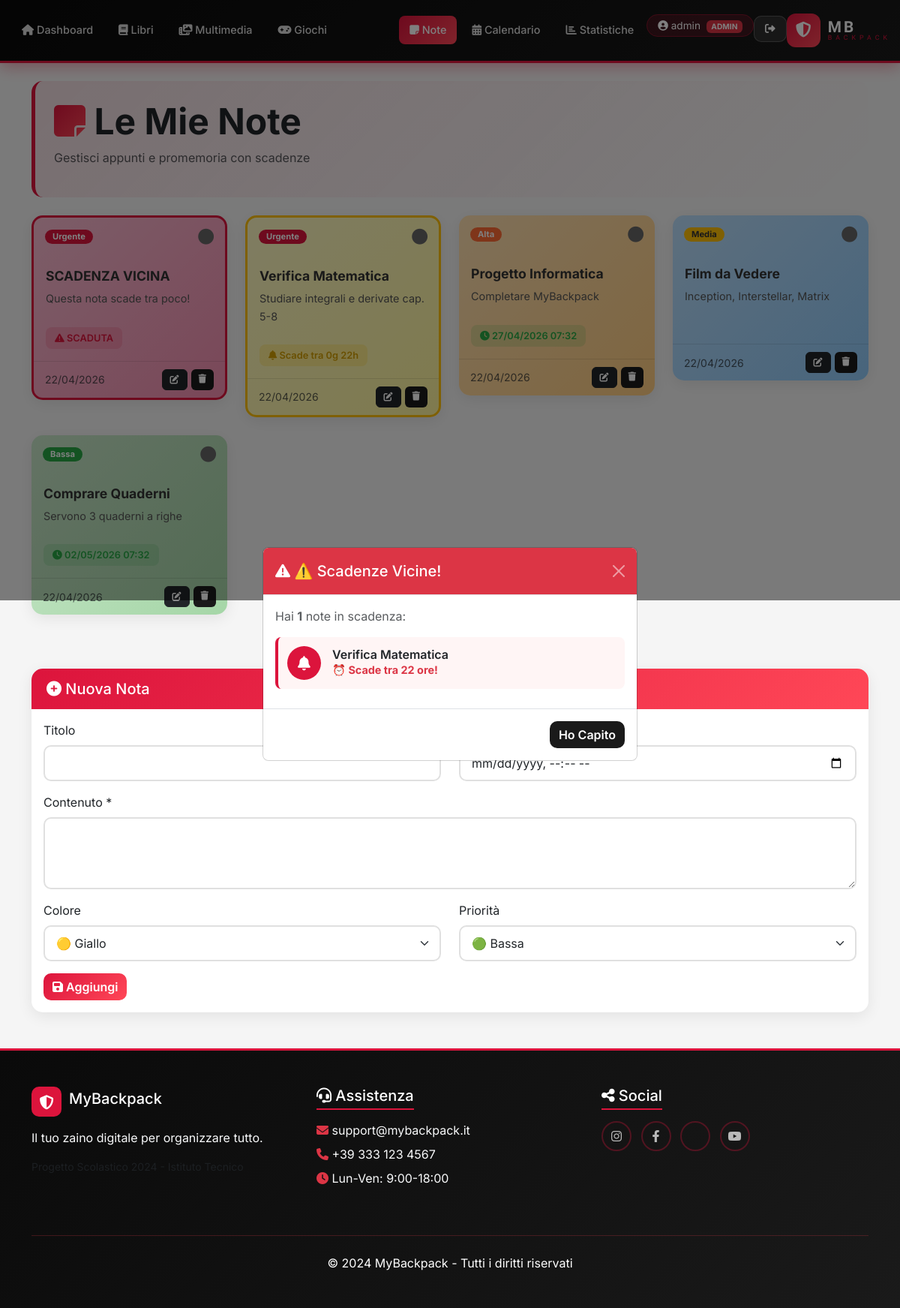
/note.php (signed in), run on the app's committed database.
### tables this page shows
CREATE TABLE utenti (
    id INT AUTO_INCREMENT PRIMARY KEY,
    username VARCHAR(50) UNIQUE NOT NULL,
    email VARCHAR(100) UNIQUE NOT NULL,
    password VARCHAR(255) NOT NULL,
    tipologia ENUM('admin', 'user') DEFAULT 'user',
    data_registrazione TIMESTAMP DEFAULT CURRENT_TIMESTAMP,
    INDEX idx_username (username)
);

CREATE TABLE note (
    id INT AUTO_INCREMENT PRIMARY KEY,
    user_id INT NOT NULL,
    titolo VARCHAR(200),
    contenuto TEXT NOT NULL,
    colore ENUM('yellow','green','blue','pink','orange','purple') DEFAULT 'yellow',
    priorita ENUM('bassa','media','alta','urgente') DEFAULT 'media',
    data_scadenza DATETIME,
    completata BOOLEAN DEFAULT FALSE,
    data_creazione TIMESTAMP DEFAULT CURRENT_TIMESTAMP,
    FOREIGN KEY (user_id) REFERENCES utenti(id) ON DELETE CASCADE,
    INDEX idx_user (user_id)
);

### note.php (the view, shortened to what this page needs)
<?php
include 'includes/header.php';
$db = getDB();
$user_id = $_SESSION['user_id'];
$stmt = $db->prepare("SELECT * FROM note WHERE user_id = ? ORDER BY completata ASC,
    CASE priorita WHEN 'urgente' THEN 1 WHEN 'alta' THEN 2 WHEN 'media' THEN 3 WHEN 'bassa' THEN 4 END,
    data_scadenza ASC");
$stmt->execute([$user_id]);
$note = $stmt->fetchAll();
$stmt = $db->prepare("SELECT * FROM note WHERE user_id = ? AND data_scadenza IS NOT NULL AND data_scadenza BETWEEN NOW() AND DATE_ADD(NOW(), INTERVAL 2 DAY) AND completata = 0");
$stmt->execute([$user_id]);
$note_scadenza = $stmt->fetchAll();
$nota_edit = null;
?>
<?php if(count($note_scadenza) > 0): ?>
<div class="modal fade" id="scadenzaModal" tabindex="-1">
    <div class="modal-dialog modal-dialog-centered">
        <div class="modal-content scadenza-modal">
            <div class="modal-header bg-danger text-white">
                <h5 class="modal-title"><i class="fas fa-exclamation-triangle"></i> ⚠️ Scadenze Vicine!</h5>
                <button type="button" class="btn-close btn-close-white" data-bs-dismiss="modal"></button>
            </div>
            <div class="modal-body">
                <p class="text-muted mb-3">Hai <strong><?php echo count($note_scadenza); ?></strong> note in scadenza:</p>
                <?php foreach($note_scadenza as $ns): ?>
                    <?php
                    $scad = new DateTime($ns['data_scadenza']);
                    $ora = new DateTime();
                    $diff = $ora->diff($scad);
                    $ore_rimaste = ($diff->days * 24) + $diff->h;
                    ?>
                    <div class="scadenza-item">
                        <div class="scadenza-icon">
                            <i class="fas fa-bell"></i>
                        </div>
                        <div class="scadenza-info">
                            <h6><?php echo htmlspecialchars($ns['titolo'] ?: 'Nota senza titolo'); ?></h6>
                            <p class="mb-0">
                                <?php if($ore_rimaste <= 24): ?>
                                    <span class="text-danger fw-bold">⏰ Scade tra <?php echo $ore_rimaste; ?> ore!</span>
                                <?php else: ?>
                                    <span class="text-warning">📅 Scade tra <?php echo $diff->days; ?> giorno/i</span>
                                <?php endif; ?>
                            </p>
                        </div>
                    </div>
                <?php endforeach; ?>
            </div>
            <div class="modal-footer">
                <button type="button" class="btn btn-danger" data-bs-dismiss="modal">Ho Capito</button>
            </div>
        </div>
    </div>
</div>
<?php endif; ?>
<div class="page-header mb-4">
    <h2 class="display-5 fw-bold">
        <i class="fas fa-sticky-note text-gradient"></i> Le Mie Note
    </h2>
    <p class="text-muted">Gestisci appunti e promemoria con scadenze</p>
</div>
<div class="row mb-5">
    <?php if(count($note) > 0): ?>
        <?php foreach($note as $nota): ?>
            <?php
            $scaduta = false;
            $quasi_scaduta = false;
            if($nota['data_scadenza'] && !$nota['completata']) {
                $ora = new DateTime();
                $scad = new DateTime($nota['data_scadenza']);
                $diff = $ora->diff($scad);
                $scaduta = $scad < $ora;
                $quasi_scaduta = !$scaduta && $diff->days <= 2;
            }
            ?>
            <div class="col-md-4 col-lg-3 mb-4">
                <div class="card note-card-premium note-<?php echo $nota['colore']; ?> <?php echo $nota['completata'] ? 'note-completata' : ''; ?> <?php echo $scaduta ? 'note-scaduta' : ''; ?> <?php echo $quasi_scaduta ? 'note-quasi-scaduta' : ''; ?>">
                    <div class="note-header">
                        <span class="badge badge-priorita-<?php echo $nota['priorita']; ?>">
                            <?php echo ucfirst($nota['priorita']); ?>
                        </span>
                        <a href="note.php?toggle=<?php echo $nota['id']; ?>" class="note-check <?php echo $nota['completata'] ? 'checked' : ''; ?>">
                            <i class="fas fa-<?php echo $nota['completata'] ? 'check-circle' : 'circle'; ?>"></i>
                        </a>
                    </div>
                    <div class="card-body">
                        <?php if($nota['titolo']): ?>
                            <h5 class="note-title <?php echo $nota['completata'] ? 'text-decoration-line-through' : ''; ?>">
                                <?php echo htmlspecialchars($nota['titolo']); ?>
                            </h5>
                        <?php endif; ?>
                        <p class="note-content"><?php echo nl2br(htmlspecialchars($nota['contenuto'])); ?></p>
                        <?php if($nota['data_scadenza']): ?>
                            <div class="note-scadenza <?php echo $scaduta ? 'scaduta' : ($quasi_scaduta ? 'quasi' : 'ok'); ?>">
                                <i class="fas fa-<?php echo $scaduta ? 'exclamation-triangle' : ($quasi_scaduta ? 'bell' : 'clock'); ?>"></i>
                                <?php if($scaduta): ?>
                                    SCADUTA
                                <?php elseif($quasi_scaduta): ?>
                                    Scade tra <?php echo $diff->days; ?>g <?php echo $diff->h; ?>h
                                <?php else: ?>
                                    <?php echo date('d/m/Y H:i', strtotime($nota['data_scadenza'])); ?>
                                <?php endif; ?>
                            </div>
                        <?php endif; ?>
                    </div>
                    <div class="note-footer">
                        <small class="text-muted"><?php echo date('d/m/Y', strtotime($nota['data_creazione'])); ?></small>
                        <div class="note-actions">
                            <a href="note.php?edit=<?php echo $nota['id']; ?>#form-nota" class="btn btn-sm btn-dark"><i class="fas fa-edit"></i></a>
                            <a href="note.php?delete=<?php echo $nota['id']; ?>" class="btn btn-sm btn-danger" onclick="return confirm('Eliminare?')"><i class="fas fa-trash"></i></a>
                        </div>
                    </div>
                </div>
            </div>
        <?php endforeach; ?>
    <?php endif; ?>
</div>
<div class="card card-premium" id="form-nota">
    <div class="card-header">
        <h5 class="mb-0"><i class="fas fa-plus-circle"></i> <?php echo $nota_edit ? 'Modifica Nota' : 'Nuova Nota'; ?></h5>
    </div>
    <div class="card-body">
        <form method="POST">
            <div class="row">
                <div class="col-md-6 mb-3">
                    <label class="form-label">Titolo</label>
                    <input type="text" class="form-control" name="titolo" value="<?php echo $nota_edit ? htmlspecialchars($nota_edit['titolo']) : ''; ?>">
                </div>
                <div class="col-md-6 mb-3">
                    <label class="form-label"><i class="fas fa-calendar-times"></i> Scadenza</label>
                    <input type="datetime-local" class="form-control" name="data_scadenza"
                           value="<?php echo $nota_edit && $nota_edit['data_scadenza'] ? date('Y-m-d\TH:i', strtotime($nota_edit['data_scadenza'])) : ''; ?>">
                </div>
            </div>
            <div class="mb-3">
                <label class="form-label">Contenuto *</label>
                <textarea class="form-control" name="contenuto" rows="3" required><?php echo $nota_edit ? htmlspecialchars($nota_edit['contenuto']) : ''; ?></textarea>
            </div>
            <div class="row">
                <div class="col-md-6 mb-3">
                    <label class="form-label">Colore</label>
                    <select class="form-select" name="colore">
                        <option value="yellow" <?php echo ($nota_edit && $nota_edit['colore']=='yellow') ? 'selected' : ''; ?>>🟡 Giallo</option>
                    </select>
                </div>
                <div class="col-md-6 mb-3">
                    <label class="form-label">Priorità</label>
                    <select class="form-select" name="priorita">
                        <option value="bassa" <?php echo ($nota_edit && $nota_edit['priorita']=='bassa') ? 'selected' : ''; ?>>🟢 Bassa</option>
                    </select>
                </div>
            </div>
            <button type="submit" class="btn btn-primary"><i class="fas fa-save"></i> <?php echo $nota_edit ? 'Salva' : 'Aggiungi'; ?></button>
        </form>
    </div>
</div>
<?php include 'includes/footer.php'; ?>

### includes/header.php (shortened to what this page needs)
<?php
function getTipologia() {
    $db = getDB();
    $stmt = $db->prepare("SELECT tipologia FROM utenti WHERE id = ?");
    $stmt->execute([$_SESSION['user_id']]);
    $row = $stmt->fetch(PDO::FETCH_ASSOC);
    return $row ? $row['tipologia'] : 'user';
}
$tipologia = getTipologia();
?>
<!DOCTYPE html>
<html lang="it">
<head>
    <link href="https://cdn.jsdelivr.net/npm/bootstrap@5.3.0/dist/css/bootstrap.min.css" rel="stylesheet">
    <link rel="stylesheet" href="https://cdnjs.cloudflare.com/ajax/libs/font-awesome/6.4.0/css/all.min.css">
    <link rel="stylesheet" href="css/style.css">
</head>
<body>
<?php if(isset($_SESSION['user_id'])): ?>
<nav class="navbar navbar-expand-lg navbar-custom">
    <div class="container-fluid">
        <a class="navbar-brand mx-auto order-lg-1" href="dashboard.php">
            <div class="logo-container">
                <div class="logo-icon">
                    <i class="fas fa-shield-alt"></i>
                </div>
                <div class="logo-text">
                    <span class="logo-main">MB</span>
                    <span class="logo-sub">BACKPACK</span>
                </div>
            </div>
        </a>
        <div class="collapse navbar-collapse order-lg-0" id="navbarNav">
            <ul class="navbar-nav me-auto">
                <li class="nav-item">
                    <a class="nav-link <?php echo basename($_SERVER['PHP_SELF']) == 'dashboard.php' ? 'active' : ''; ?>" href="dashboard.php">
                        <i class="fas fa-home"></i> Dashboard
                    </a>
                </li>
                <li class="nav-item">
                    <a class="nav-link <?php echo basename($_SERVER['PHP_SELF']) == 'libri.php' ? 'active' : ''; ?>" href="libri.php">
                        <i class="fas fa-book"></i> Libri
                    </a>
                </li>
                <li class="nav-item">
                    <a class="nav-link <?php echo basename($_SERVER['PHP_SELF']) == 'multimedia.php' ? 'active' : ''; ?>" href="multimedia.php">
                        <i class="fas fa-photo-video"></i> Multimedia
                    </a>
                </li>
                <li class="nav-item">
                    <a class="nav-link <?php echo basename($_SERVER['PHP_SELF']) == 'giochi.php' ? 'active' : ''; ?>" href="giochi.php">
                        <i class="fas fa-gamepad"></i> Giochi
                    </a>
                </li>
            </ul>
            <ul class="navbar-nav ms-auto order-lg-2">
                <li class="nav-item">
                    <a class="nav-link <?php echo basename($_SERVER['PHP_SELF']) == 'note.php' ? 'active' : ''; ?>" href="note.php">
                        <i class="fas fa-sticky-note"></i> Note
                    </a>
                </li>
                <li class="nav-item">
                    <a class="nav-link <?php echo basename($_SERVER['PHP_SELF']) == 'calendario.php' ? 'active' : ''; ?>" href="calendario.php">
                        <i class="fas fa-calendar-alt"></i> Calendario
                    </a>
                </li>
                <li class="nav-item">
                    <a class="nav-link <?php echo basename($_SERVER['PHP_SELF']) == 'statistiche.php' ? 'active' : ''; ?>" href="statistiche.php">
                        <i class="fas fa-chart-bar"></i> Statistiche
                    </a>
                </li>
                <li class="nav-item">
                    <span class="navbar-text user-badge">
                        <i class="fas fa-user-circle"></i>
                        <?php echo htmlspecialchars($_SESSION['username']); ?>
                        <span class="badge bg-<?php echo $tipologia == 'admin' ? 'danger' : 'secondary'; ?> ms-1">
                            <?php echo strtoupper($tipologia); ?>
                        </span>
                    </span>
                </li>
                <li class="nav-item">
                    <a class="btn btn-logout" href="logout.php">
                        <i class="fas fa-sign-out-alt"></i>
                    </a>
                </li>
            </ul>
        </div>
    </div>
</nav>
<?php endif; ?>
<div class="<?php echo isset($_SESSION['user_id']) ? 'container mt-4' : ''; ?>">

### includes/footer.php (shortened to what this page needs)
</div>
<?php if(isset($_SESSION['user_id'])): ?>
<footer class="footer bg-dark text-white mt-5">
    <div class="container py-5">
        <div class="row">
            <div class="col-md-4 mb-4">
                <div class="footer-logo mb-3">
                    <div class="logo-icon-footer">
                        <i class="fas fa-shield-alt"></i>
                    </div>
                    <h5>MyBackpack</h5>
                </div>
                <p class="text-light">Il tuo zaino digitale per organizzare tutto.</p>
                <p class="text-muted small">Progetto Scolastico 2024 - Istituto Tecnico</p>
            </div>
            <div class="col-md-4 mb-4">
                <h5 class="footer-title"><i class="fas fa-headset"></i> Assistenza</h5>
                <ul class="list-unstyled">
                    <li class="mb-2"><i class="fas fa-envelope text-danger"></i> <a href="mailto:support@mybackpack.it" class="text-light">support@mybackpack.it</a></li>
                    <li class="mb-2"><i class="fas fa-phone text-danger"></i> <a href="tel:+393331234567" class="text-light">+39 333 123 4567</a></li>
                    <li class="mb-2"><i class="fas fa-clock text-danger"></i> <span class="text-light">Lun-Ven: 9:00-18:00</span></li>
                </ul>
            </div>
            <div class="col-md-4 mb-4">
                <h5 class="footer-title"><i class="fas fa-share-alt"></i> Social</h5>
                <div class="social-links">
                    <a href="https://www.instagram.com" target="_blank" class="btn btn-social"><i class="fab fa-instagram"></i></a>
                    <a href="https://www.facebook.com" target="_blank" class="btn btn-social"><i class="fab fa-facebook-f"></i></a>
                    <a href="https://twitter.com" target="_blank" class="btn btn-social"><i class="fab fa-x-twitter"></i></a>
                    <a href="https://www.youtube.com" target="_blank" class="btn btn-social"><i class="fab fa-youtube"></i></a>
                </div>
            </div>
        </div>
        <hr class="my-4 border-danger">
        <p class="text-center mb-0">&copy; 2024 MyBackpack - Tutti i diritti riservati</p>
    </div>
</footer>
<?php endif; ?>
</body>
</html>

### data on the page
utenti: tipologia "ADMIN"
note: titolo "Verifica Matematica", priorita "Urgente", completata 0 (drawn), contenuto "Studiare integrali e derivate cap. 5-8", data_scadenza "0", data_scadenza "22", data_creazione "22/04/2026"
note: priorita "Urgente", completata 0 (drawn), titolo "SCADENZA VICINA", contenuto "Questa nota scade tra poco!", shows "SCADUTA", data_creazione "22/04/2026"
note: priorita "Alta", completata 0 (drawn), titolo "Progetto Informatica", contenuto "Completare MyBackpack", data_scadenza "27/04/2026 07:32", data_creazione "22/04/2026"
note: priorita "Media", completata 0 (drawn), titolo "Film da Vedere", contenuto "Inception, Interstellar, Matrix", data_creazione "22/04/2026"
note: priorita "Bassa", completata 0 (drawn), titolo "Comprare Quaderni", contenuto "Servono 3 quaderni a righe", data_scadenza "02/05/2026 07:32", data_creazione "22/04/2026"

### other printed values
$_SESSION['username'] "admin"
count($note_scadenza) "1"
